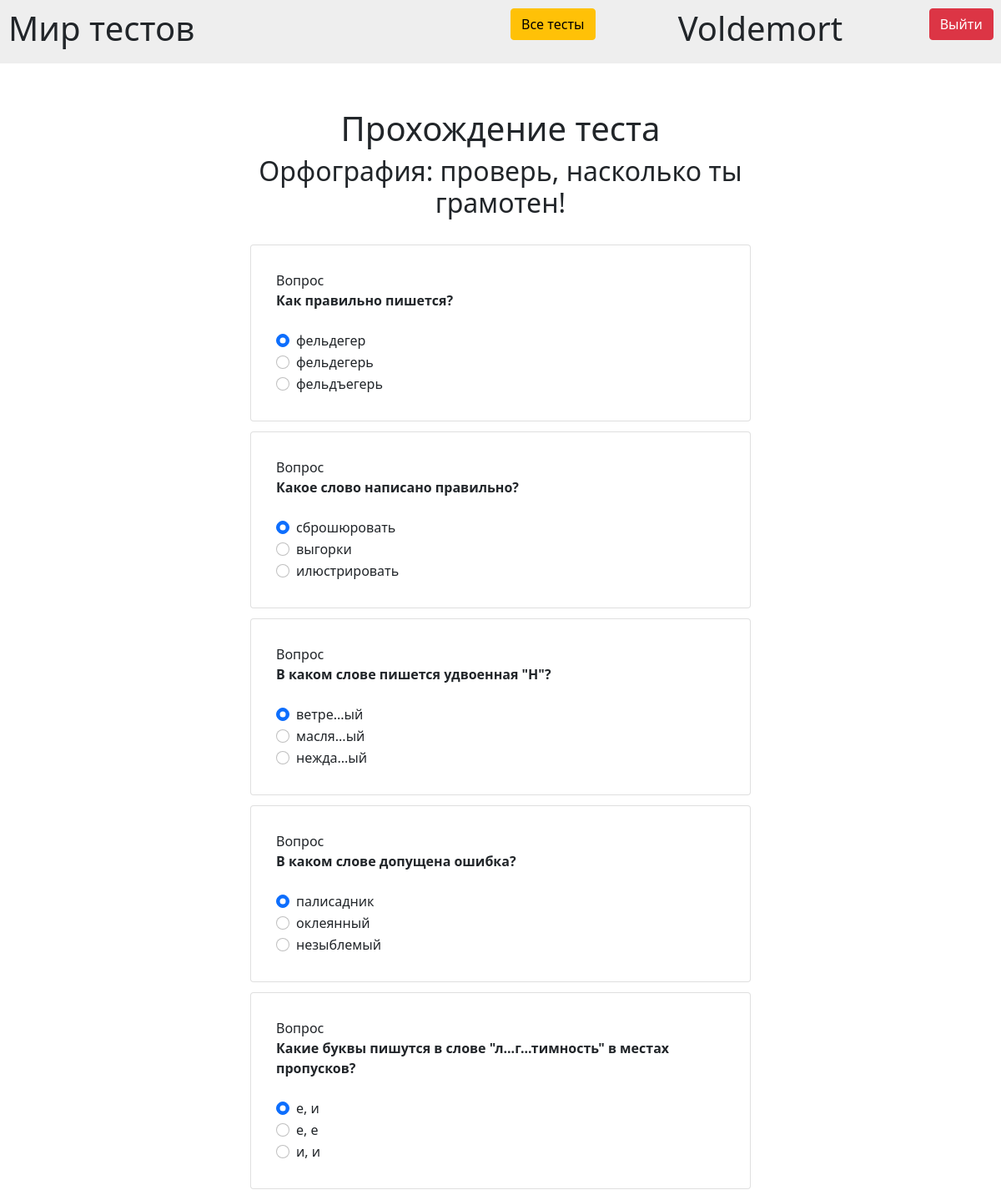
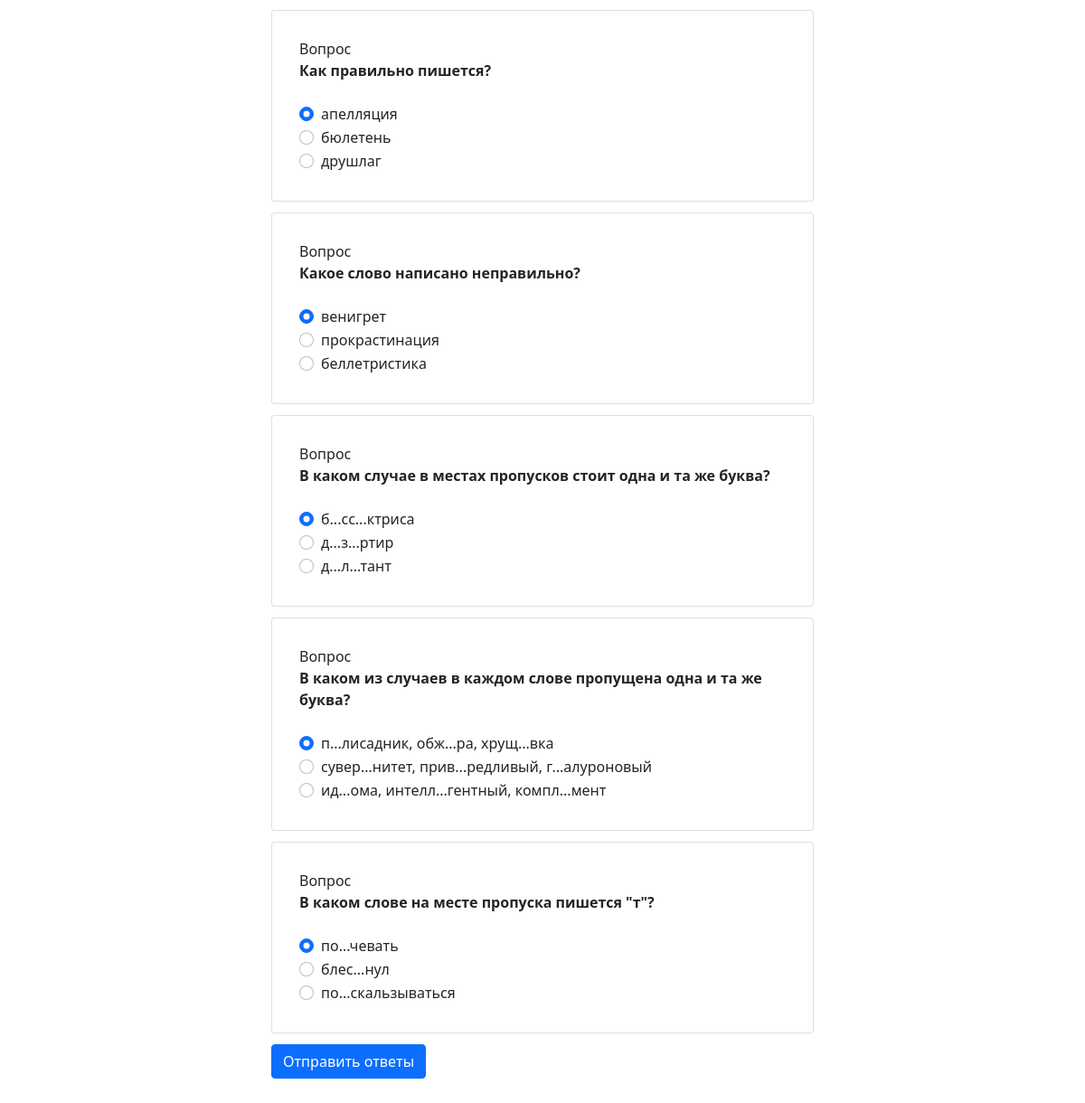
/dotest/2 (signed in), run on the app's committed database (2 pictures, top to bottom).
### data/users.py (models this page shows)
class User(Base):
    __tablename__ = 'users'
    id = sqlalchemy.Column(sqlalchemy.Integer, primary_key=True, autoincrement=True)
    login = sqlalchemy.Column(sqlalchemy.String, unique=True, nullable=False)
    password = sqlalchemy.Column(sqlalchemy.String, unique=True, nullable=False)
    completed_tests = orm.relationship("Result", secondary="Results_of_CompletedTests", backref="users")
    offered_tests = orm.relationship("Test", secondary="OfferedTests", backref="users")

### data/tests.py (models this page shows, shortened)
class Test(Base):
    __tablename__ = 'tests'
    id = sqlalchemy.Column(sqlalchemy.Integer, primary_key=True, autoincrement=True)
    name = sqlalchemy.Column(sqlalchemy.String, unique=False, nullable=False)
    author = sqlalchemy.Column(sqlalchemy.Integer, sqlalchemy.ForeignKey('users.id'))
    content = sqlalchemy.Column(sqlalchemy.String)
    categories = orm.relationship("Category", secondary="Categories_to_Tests", backref="tests")
    with_points = sqlalchemy.Column(sqlalchemy.Boolean, default=0)
    results = sqlalchemy.Column(sqlalchemy.String)
    approved = sqlalchemy.Column(sqlalchemy.Boolean, default=1)
    def to_json(self, test):
        return {'id': test.id, 'name': test.name, 'author': test.author, 'questions': json.loads(test.content),
                'with_points': test.with_points, 'results': test.results, 'approved': test.approved,
                'categories': ', '.join([cat.name for cat in test.categories])}

### data/application_tests.py (the view)
@bp.route("/dotest/<test_id>", methods=['GET', 'POST'])
@login_required
def do_test(test_id):
    if request.method == "POST":
        answers = [str(request.form[ix]).split("||")[1] for ix in request.form]
        result_of_user = checking_results(DataBase().get_test_by_id(id=test_id), answers)
        res_id = DataBase().add_result(test_id, g.user.id, result_of_user)
        return redirect(f"/resulttest/{res_id}")
    return render_template("do_test.html", test=DataBase().get_test_by_id(id=test_id),
                           title="Прохождение теста")

### data/application_user.py (called while the page is built)
def login_required(view):
    @functools.wraps(view)
    def wrapped_view(**kwargs):
        if g.user is None:
            return redirect("/")
        return view(**kwargs)
    return wrapped_view

@bp.before_app_request
def load_logged_in_user():
    user_id = session.get("user_id")
    if user_id is None:
        g.user = None
    else:
        g.user = User.query.filter(User.id == user_id).first()

### database.py (called while the page is built)
    @staticmethod
    def get_test_by_id(id):
        test = Test.query.filter(Test.id == id).first()
        return Test().to_json(test)

### data/templates/do_test.html
{% extends "base.html" %}
{% block content %}
  <div class="text-center" style="padding: 5% 0 0 0">
    <h1>Прохождение теста</h1>
    <h2>{{ test.name }}</h2>
  </div>
  <div style="margin: 5% 0">
  <form class="tasks" method="post">
      {% for question in test['questions'] %}
      <div class="card" style="padding: 5%; margin: 2% 0 0 0">
          Вопрос<br><b>{{ question.question }}</b><br>
          {% for answer in question['answers'] %}
          <div class="form-check">
              <input class="form-check-input" type="radio" name="{{ question['number'] }}"
                     id="{{ question['number'] }}.{{ answer }}"
                     value="{{ question['number'] }}||{{ answer }}"
                     {% if loop.first %} checked {% endif %}>
              <label class="form-check-label" for="{{ question['number'] }}.{{ answer }}">
              {{ answer }}
              </label>
          </div>
          {% endfor %}
      </div>
      {% endfor %}
      <button type="submit" class="btn btn-primary" style="margin: 2% 0 0 0">Отправить ответы</button>
  </form>
  </div>
{% endblock %}

### data/templates/base.html (shortened to what this page needs)
<!DOCTYPE html>
<html lang="en">
<head>
    <link rel="stylesheet"
      href="https://cdn.jsdelivr.net/npm/bootstrap@5.0.0-beta1/dist/css/bootstrap.min.css"
>
</head>
<body>
    <div class="row" style="background: #EEEEEE; padding: 10px;">
        <div class="col-md-6">
            <h1>Мир тестов</h1>
        </div >
        {% if g.user %}
            <div class="col-md-2"><a class="btn btn-warning" href="{{ url_for('tests.all_tests') }}">Все тесты</a></div>
            <div class="col-md-3"><a href="{{ url_for('tests.user_page') }}" class="text-decoration-none text-reset"><h1>
                {{ g.user.login }}</h1></a></div>
            <div class="col-md-1 text-end"><a class="btn btn-danger" href="{{ url_for('user.logout') }}">Выйти</a></div>
        {% else %}
            <div class="col-md-6 text-end"><a class="btn btn-success" href="{{ url_for('user.login') }}">Войти</a></div>
        {% endif %}
    </div>
    <div style="margin: 2% 25%;">
    {% block content %}{% endblock %}
    </div>
</body>
</html>

### data on the page
User: user.login "Voldemort"
Test: name "Орфография: проверь, насколько ты грамотен!"

### other printed values
{{ question.question }} "Как правильно пишется?" "Какое слово написано правильно?" "В каком слове пишется удвоенная \"Н\"?" "В каком слове допущена ошибка?" "Какие буквы пишутся в слове \"л...г...тимность\" в местах пропусков?" "Как правильно пишется?" "Какое слово написано неправильно?" "В каком случае в местах пропусков стоит одна и та же буква?" "В каком из случаев в каждом слове пропущена одна и та же буква?" "В каком слове на месте пропуска пишется \"т\"?"
{{ answer }} "фельдегер" "фельдегерь" "фельдъегерь" "сброшюровать" "выгорки" "илюстрировать" "ветре...ый" "масля...ый" "нежда...ый" "палисадник" "оклеянный" "незыблемый" "е, и" "е, е" "и, и" "апелляция" "бюлетень" "друшлаг" "венигрет" "прокрастинация" "беллетристика" "б...сс...ктриса" "д...з...ртир" "д...л...тант" "п...лисадник, обж...ра, хрущ...вка" "сувер...нитет, прив...редливый, г...алуроновый" "ид...ома, интелл...гентный, компл...мент" "по...чевать" "блес...нул" "по...скальзываться"
